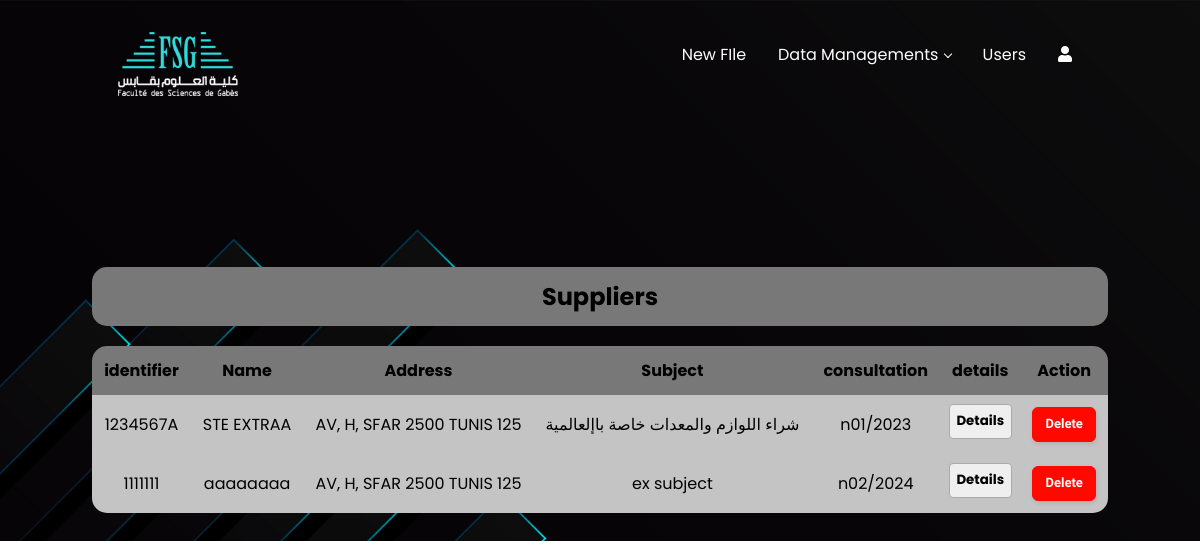
The page /gestionf (signed in) on the database as committed earlier.
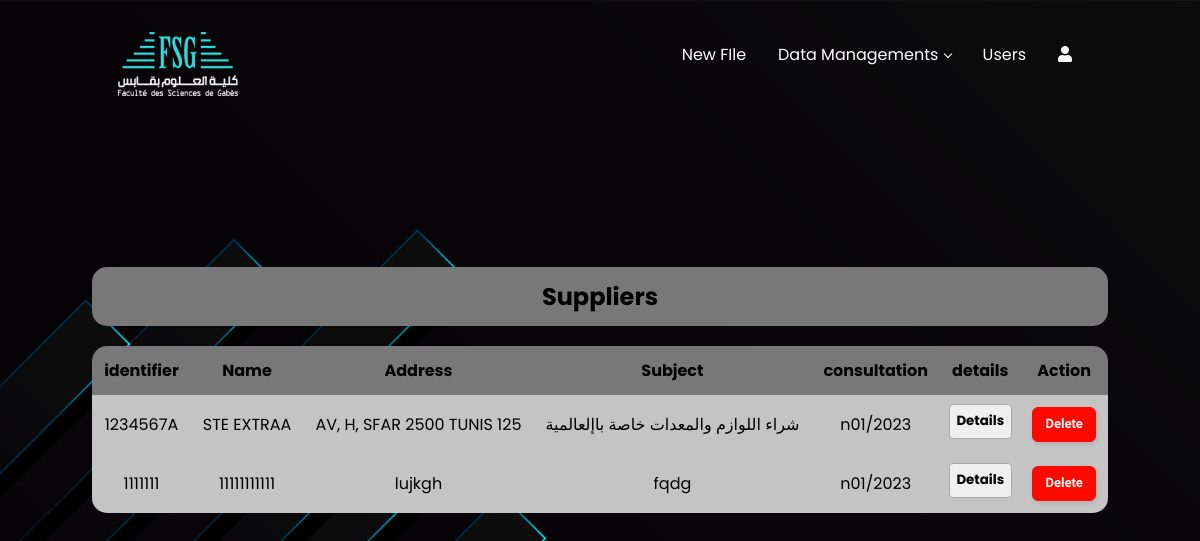
The same page on the database as committed later.
### website/models.py (models this page shows)
class Fournisseur(models.Model):
    identificateur=models.CharField(max_length=100, null=True)
    name = models.CharField(max_length=100)
    address = models.CharField(max_length=200)
    sujet = models.TextField(max_length=5000)
    consultation=models.CharField( max_length=50,null=True)

### website/views.py (the view)
# urls.py: path('gestionf', views.gestionf, name='gestionf'),
@cache_control(no_cache=True, must_revalidate=True, no_store=True)
@login_required
def gestionf(request):
    f_ournisseur = Fournisseur.objects.all()
    return render(request, 'gestionfournisseur.html',{'f_ournisseur': f_ournisseur} )

### website/templates/gestionfournisseur.html (shortened to what this page needs)
{% load static %}
{% block content %}
<html lang="en">
<head>
<link rel="stylesheet" href="{% static 'css/bon_commande.css' %}">
<link rel="stylesheet" href="https://cdnjs.cloudflare.com/ajax/libs/font-awesome/5.15.3/css/all.min.css"/>
<link href='https://unpkg.com/boxicons@2.1.4/css/boxicons.min.css' rel='stylesheet'>
</head>
<body>
  <div class="navbar">
    <div class="logo"><a href="{% url 'home' %}"><img src="static/images/logo.png"/></a></div>
    <div class="menubar">
         <ul class="mbar">
             <li><a href="File">New FIle</a></li>
             <li class="active">
                 <a href="#">Data Managements</a>
              </li>
              {% if request.user.is_superuser %}
              <li class="nd1"><a href="{% url 'userinterface' %}">Users</a> </li>
              {% endif %}
              <li><a href="#"><i class="fas fa-user"></i></a>
              </li>
         </ul>
    </div>
  </div>
{% if f_ournisseur %}
 <div class="table-wrapper">
    <div class="tabletitle">
        <h2 >Suppliers</h2></div>
    <table class="table table-striped table-rounded">
        <thead>
              <tr>
                <th scope="col">identifier</th>
                <th scope="col">Name</th>
                <th scope="col">Address</th>
                <th scope="col">Subject</th>
                <th scope="col">consultation</th>
                <th scope="col">details</th>
                {% if request.user.is_superuser or request.user.is_staff %}
                <th scope="col">Action</th>
                {% endif %}
              </tr>
        </thead>
        <tbody class="table-group-divider">
                {% for item in f_ournisseur %}
                <tr scope="row">
                    <td>{{ item.identificateur }}</td>
                    <td>{{ item.name }}</td>
                    <td>{{ item.address }}</td>
                    <td>{{ item.sujet }}</td>
                    <td>{{ item.consultation }}</td>
                    <td><button class="details-button" data-item-id="{{ item.id }}">Details</button></td>
                    {% if request.user.is_superuser or request.user.is_staff %}
                    <td>
                      <form method="POST" action="{% url 'deletef'%}">{% csrf_token %}
                        <input type="submit"  value="Delete" class="btn-danger">
                      </form>
                  </td>
                  {% endif %}
                </tr>
                {% endfor %}
        </tbody>
    </table>
 </div>
 {% else %}
 <div class="emty">
    <p>No supplier exists.</p>
 </div>
 {% endif %}
</body>
</html>
  {% endblock %}

Rows that differ between the two databases and show on the page:
removed Fournisseur: identificateur "1111111", name "aaaaaaaa", address "AV, H, SFAR 2500 TUNIS 125", sujet "ex subject", consultation "n02/2024"
added Fournisseur: identificateur "1111111", name "11111111111", address "lujkgh", sujet "fqdg", consultation "n01/2023"
